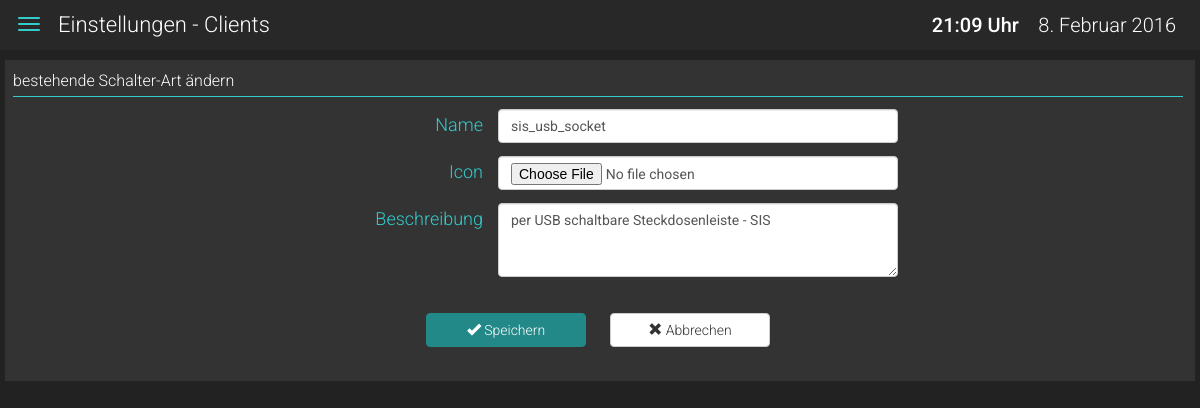
/html-frontend/settings/switch_type_update.php?id=17, run on the app's committed database.
### tables this page shows
CREATE TABLE `switch_types` (
  `id` int(11) NOT NULL AUTO_INCREMENT,
  `title` varchar(25) DEFAULT NULL,
  `description` varchar(60) DEFAULT NULL,
  `icon` varchar(25) DEFAULT NULL,
  PRIMARY KEY (`id`)
);

### html-frontend/includes/switch_types.data.inc.php (called while the page is built, shortened)
<?php
class DataSwitchTypes{
	private $conn;
	public $id;
	public function __construct($db){
		$this->conn = $db;
	}
	function readOne(){
		$query = "SELECT
			switch_types.title,
			switch_types.description,
			switch_types.icon
			FROM switch_types
			WHERE switch_types.id = ? LIMIT 0,1";
		$stmt = $this->conn->prepare( $query );
		$stmt->execute(array($this->id));
		$row = $stmt->fetch(PDO::FETCH_ASSOC);
		$this->title = $row['title'];
		$this->description = $row['description'];
	}
}
?>

### html-frontend/settings/switch_type_update.php (the view, shortened to what this page needs)
<?php
	include_once '../includes/switch_types.data.inc.php';
	$database = new Config();
	$db = $database->getConnection();
	$switch_types = new DataSwitchTypes($db);
    if (isset($_GET['id'])) {
		$switch_types->id = $_GET['id'];
		$switch_types->readOne();
	} else {
		$id = -1;
	}
?>
<!DOCTYPE html>
<html lang="de">
    <head>
    	<link href="../css/bootstrap.css" rel="stylesheet" type="text/css">
        <link href="../css/base.css" rel="stylesheet" type="text/css">
        <link href="../css/forms.css" rel="stylesheet" type="text/css">
    </head>
    <body>
        <?php
            include_once '../includes/navbar-top.php';
        ?>
        <div id="wrapper">
			<div id="content-wrapper">
	            <section class="container">
                    <div class="row">
                        <div class="col-xs-12 col-md-offset-3 col-md-6 widget-space">
                            <article class="first-widget">
                                <div class="row">
                                    <div class="col-xs-12">
                                        <?php
                                            if ($id<0) {
                                                echo "<h2>neue Art von Schalter anlegen</h2>";
                                            } else {
                                                echo "<h2>bestehende Schalter-Art ändern</h2>";
                                            }
                                        ?>
                                    </div>
                                </div>
                                <hr>
                                <form method="post" enctype="multipart/form-data">
                                    <div class="row">
                                        <div class="col-xs-5 col-sm-4 col-sm-offset-1 col-lg-3 text-right">
                                            <label for="title" class="control-label">Name</label>
                                        </div>
                                        <div class="col-xs-6 col-sm-4 col-md-5 no_padding text-left">
                                            <input type="text" class="form-control" name="title" id="title" placeholder="tf_remote_typ_A" value='<?php echo $switch_types->title; ?>' required>
                                        </div>
                                    </div>
                                    <div class="row">
                                        <div class="col-xs-5 col-sm-4 col-sm-offset-1 col-lg-3 text-right">
                                            <label for="icon_file" class="control-label">Icon</label>
                                        </div>
                                        <div class="col-xs-6 col-sm-4 col-md-5 no_padding text-left">
                                            <input type="file" name="icon_file" id="icon_file" class="form-control" required>
                                        </div>
                                    </div>
                                    <div class="row">
                                        <div class="col-xs-5 col-sm-4 col-sm-offset-1 col-lg-3 text-right">
                                            <label for="description" class="control-label">Beschreibung</label>
                                        </div>
                                        <div class="col-xs-6 col-sm-4 col-md-5 no_padding text-left">
                                            <textarea style="width:100%" name="description" id="description" class="form-control" rows="3" placeholder="Funk Schalter, ELO, Typ A"><?php echo $switch_types->description; ?></textarea>
                                        </div>
                                    </div>
                                    <div class="row" style="margin-top: 24px">
                                        <div class="col-xs-12 col-sm-6 text-switch-center-right no_padding">
                                            <button type="submit" name="submit" class="btn btn-primary btn-fix-width"><span class='glyphicon glyphicon-ok' aria-hidden='true'></span>  Speichern</button>
                                        </div>
                                        <div class="col-xs-12 col-sm-6 text-switch-center-left no_padding">
                                            <a class="btn btn-default btn-fix-width" href="switches.php" role="button"><span class='glyphicon glyphicon-remove' aria-hidden='true'></span>  Abbrechen</a>
                                        </div>
                                    </div>
                                </form>
                            </article>
                        </div>
                    </div>
                </section>
            </div>
		</div>
    </body>
</html>

### html-frontend/css/base.css (style rules this page uses)
* { font-family: 'Roboto', sans-serif; }
body { padding-top: 50px; background: #222; }
hr { border-color: #3CC; margin-top: 6px; margin-right: 0px; margin-bottom: 12px; margin-left: 0px; }
h1,h2,h3,h4,h5,p { color:#FFF; font-weight:300; }
h2 { text-align: center; font-size: 12px; margin:0px; }
@media (min-width: 768px) { h2 { font-size: 16px; text-align: left; } }
.container { width: 100%; margin-bottom: 10px; }
@media (min-width: 768px) { .container { margin-bottom: 20px; } }
.first-widget, .second-widget, .title-widget { text-align: center; vertical-align: middle; }
.first-widget { background: #333333; }
article { padding-top: 12px; padding-right: 12px; padding-bottom: 12px; padding-left: 8px; }
.widget-space { padding: 0px; }
@media (min-width: 768px) { .first-widget, .second-widget { background:#333333; } }
@media (min-width: 768px) { .widget-space { padding-top: 10px; padding-left: 5px; padding-right: 5px; } }
.no_padding { padding: 0px; }
.text-switch-center-left { text-align: center; }
.text-switch-center-right { text-align: center; }
@media (min-width: 768px) { .text-switch-center-left { text-align: left; } }
@media (min-width: 768px) { .text-switch-center-right { text-align: right; } }
.btn { font-weight:300; }
.btn-fix-width { width: 160px; margin: 12px !important; padding-left: 12px; padding-right: 12px; padding-bottom: 6px; padding-top: 6px; }
.btn-primary, .btn-primary:hover, .btn-primary:link, .btn-primary:focus, .btn-primary:active, .btn-primary.active { background-color: #288 !important; border-color: #288 !important; }

### html-frontend/css/forms.css (style rules this page uses)
label { color:#3CC; font-size: 18px; line-height: 32px; vertical-align:middle; font-weight:300; font-family: 'Roboto', sans-serif; }
form .btn { margin: 6px; }
form .row { margin-top: 5px; margin-bottom: 5px; padding: 0px; }
@media (min-width: 768px) { form .row { margin-bottom: 10px; } }

### html-frontend/css/navigation.css (style rules this page uses)
#wrapper { padding-left: 0; -webkit-transition: all 0.5s ease; -moz-transition: all 0.5s ease; -o-transition: all 0.5s ease; transition: all 0.5s ease; }
#content-wrapper { width: 100%; position: absolute; padding: 0px; }

### data on the page
switch_types: title "sis_usb_socket", description "per USB schaltbare Steckdosenleiste - SIS"

### other printed values
$site_name "Einstellungen - Clients"
